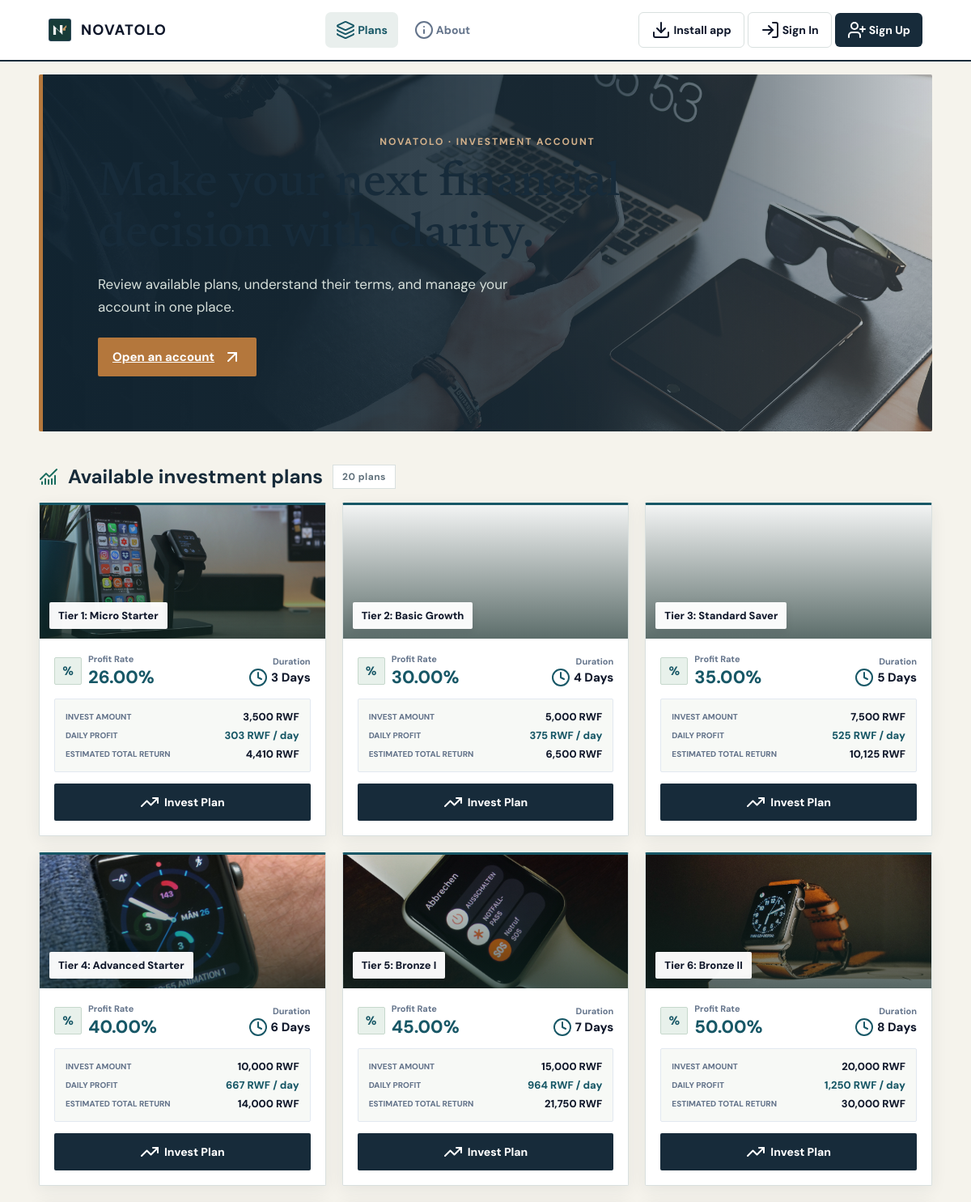
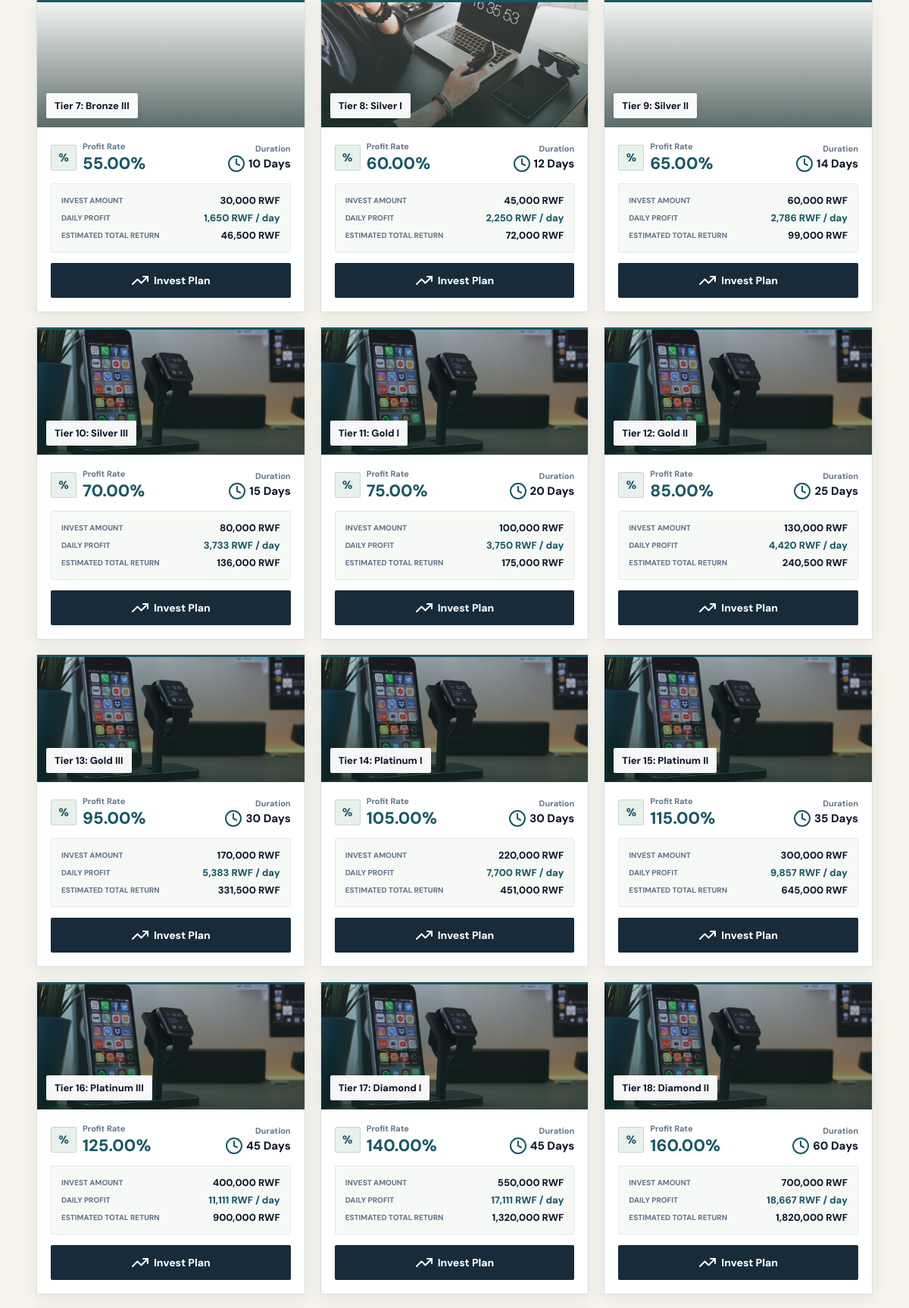
The page / (upper part) on the database its author committed (2 pictures, top to bottom).
### tables this page shows
CREATE TABLE `investment_plans` (
  `id` int(11) NOT NULL,
  `name` varchar(100) NOT NULL,
  `profit_rate` decimal(5,2) NOT NULL,
  `duration_days` int(11) NOT NULL,
  `min_amount` decimal(15,2) NOT NULL,
  `max_amount` decimal(15,2) NOT NULL
);

### index.php (the view, shortened to what this page needs)
<?php
require_once 'db.php';
$ref_code_param = $_SESSION['ref_code'] ?? '';
$ref_query = !empty($ref_code_param) ? '?ref=' . rawurlencode($ref_code_param) : '';
function money($amount): string {
    return number_format((float)$amount, 0) . ' RWF';
}
function e($value): string {
    return htmlspecialchars((string)$value, ENT_QUOTES, 'UTF-8');
}
$plan_images = [
    1 => 'florian-media-dock-2898497.jpg',
    2 => 'mahavir-shah-phone-7832257.jpg',
    3 => '16078228-iphone-5051984.jpg',
    4 => 'fredriktheteacher-apple-watch-4028102.jpg',
    5 => 'doc-wood-apple-2362149_1920.jpg',
    6 => 'stocksnap-lifestyle-2569185.jpg',
    7 => 'pexels-apple-1853259.jpg',
    8 => 'pexels-home-office-1867759.jpg',
    9 => 'pexels-laptop-1842297.jpg'
];
$plans = $pdo->query('SELECT * FROM investment_plans ORDER BY id ASC')->fetchAll();
?>
<!DOCTYPE html>
<html lang="en">
<head>
    <link rel="stylesheet" href="brand.css">
</head>
<body>
<header class="navbar">
    <a href="index.php<?= $ref_query ?>" class="brand-logo">
        <div class="logo-icon"><img src="brand-icon.svg" alt="" width="22" height="22"></div>
        <span class="brand-name">NOVATOLO</span>
    </a>
    <div class="nav-center-menu">
        <a href="index.php<?= $ref_query ?>" class="nav-link active"><i data-lucide="layers" size="13"></i> <span>Plans</span></a>
        <a href="about.php<?= $ref_query ?>" class="nav-link"><i data-lucide="info" size="13"></i> <span>About</span></a>
    </div>
    <div class="nav-right-auth">
        <button type="button" class="btn-auth-login app-install" data-install-app><i data-lucide="download" size="13"></i> Install app</button>
        <a href="login.php<?= $ref_query ?>" class="btn-auth-login"><i data-lucide="log-in" size="13"></i> Sign In</a>
        <a href="register.php<?= $ref_query ?>" class="btn-auth-signup"><i data-lucide="user-plus" size="13"></i> Sign Up</a>
    </div>
</header>
<div class="container">
    <div class="hero-banner">
        <p class="hero-kicker">NOVATOLO · INVESTMENT ACCOUNT</p>
        <h1>Make your next financial decision with clarity.</h1>
        <p>Review available plans, understand their terms, and manage your account in one place.</p>
        <a class="hero-action" href="register.php<?= $ref_query ?>">Open an account <i data-lucide="arrow-up-right" size="16"></i></a>
    </div>
    <div class="section-title">
        <i data-lucide="chart-no-axes-combined" size="18" color="#176b5d"></i>
        <span>Available investment plans</span>
        <span class="plan-count"><?= count($plans) ?> plans</span>
    </div>
    <div class="plans-grid">
        <?php
        foreach ($plans as $plan):
            $pId = (int)$plan['id'];
            $imgFile = $plan_images[$pId] ?? 'florian-media-dock-2898497.jpg';
            $planAmount = (float)$plan['min_amount'];
            $profitRate = (float)$plan['profit_rate'];
            $durationDays = (int)$plan['duration_days'];
            $totalProfit = $planAmount * ($profitRate / 100);
            $totalReturn = $planAmount + $totalProfit;
            $dailyProfit = $totalProfit / max(1, $durationDays);
        ?>
            <article class="plan">
                <div>
                    <div class="plan-top" style="background-image: url('<?= $imgFile ?>');">
                        <div class="plan-top-overlay"></div>
                        <span class="plan-pill"><?= e($plan['name']) ?></span>
                    </div>
                    <div class="plan-body">
                        <div class="rate-row">
                            <div class="rate-badge"><div class="pct-box">%</div><div><div class="rate-label">Profit Rate</div><div class="rate-val"><?= e($plan['profit_rate']) ?>%</div></div></div>
                            <div style="text-align:right"><div class="rate-label">Duration</div><div class="duration-val"><i data-lucide="clock" size="13"></i><span><?= $durationDays ?> Days</span></div></div>
                        </div>
                        <div class="limits-box">
                            <div class="limit-row"><span class="limit-label">Invest Amount</span><strong class="limit-val"><?= money($planAmount) ?></strong></div>
                            <div class="limit-row"><span class="limit-label">Daily Profit</span><strong class="limit-val green"><?= money($dailyProfit) ?> / day</strong></div>
                            <div class="limit-row"><span class="limit-label">Estimated total return</span><strong class="limit-val"><?= money($totalReturn) ?></strong></div>
                        </div>
                        <button class="btn-invest" onclick="promptLogin()"><i data-lucide="trending-up" size="14"></i> Invest Plan</button>
                    </div>
                </div>
            </article>
        <?php endforeach; ?>
    </div>
</div>
</body>
</html>

### rows shown on the page
investment_plans: name "Tier 1: Micro Starter", profit_rate "26.00", duration_days "3", min_amount "3,500 RWF", money($dailyProfit) "303 RWF", money($totalReturn) "4,410 RWF"
investment_plans: name "Tier 2: Basic Growth", profit_rate "30.00", duration_days "4", min_amount "5,000 RWF", money($dailyProfit) "375 RWF", money($totalReturn) "6,500 RWF"
investment_plans: name "Tier 3: Standard Saver", profit_rate "35.00", duration_days "5", min_amount "7,500 RWF", money($dailyProfit) "525 RWF", money($totalReturn) "10,125 RWF"
investment_plans: shows a picture, name "Tier 4: Advanced Starter", profit_rate "40.00", duration_days "6", min_amount "10,000 RWF", money($dailyProfit) "667 RWF", money($totalReturn) "14,000 RWF"
investment_plans: shows a picture, name "Tier 5: Bronze I", profit_rate "45.00", duration_days "7", min_amount "15,000 RWF", money($dailyProfit) "964 RWF", money($totalReturn) "21,750 RWF"
investment_plans: shows a picture, name "Tier 6: Bronze II", profit_rate "50.00", duration_days "8", min_amount "20,000 RWF", money($dailyProfit) "1,250 RWF", money($totalReturn) "30,000 RWF"
investment_plans: name "Tier 7: Bronze III", profit_rate "55.00", duration_days "10", min_amount "30,000 RWF", money($dailyProfit) "1,650 RWF", money($totalReturn) "46,500 RWF"
investment_plans: shows a picture, name "Tier 8: Silver I", profit_rate "60.00", duration_days "12", min_amount "45,000 RWF", money($dailyProfit) "2,250 RWF", money($totalReturn) "72,000 RWF"
investment_plans: name "Tier 9: Silver II", profit_rate "65.00", duration_days "14", min_amount "60,000 RWF", money($dailyProfit) "2,786 RWF", money($totalReturn) "99,000 RWF"
investment_plans: name "Tier 10: Silver III", profit_rate "70.00", duration_days "15", min_amount "80,000 RWF", money($dailyProfit) "3,733 RWF", money($totalReturn) "136,000 RWF"
investment_plans: name "Tier 11: Gold I", profit_rate "75.00", duration_days "20", min_amount "100,000 RWF", money($dailyProfit) "3,750 RWF", money($totalReturn) "175,000 RWF"
investment_plans: name "Tier 12: Gold II", profit_rate "85.00", duration_days "25", min_amount "130,000 RWF", money($dailyProfit) "4,420 RWF", money($totalReturn) "240,500 RWF"
investment_plans: name "Tier 13: Gold III", profit_rate "95.00", duration_days "30", min_amount "170,000 RWF", money($dailyProfit) "5,383 RWF", money($totalReturn) "331,500 RWF"
investment_plans: name "Tier 14: Platinum I", profit_rate "105.00", duration_days "30", min_amount "220,000 RWF", money($dailyProfit) "7,700 RWF", money($totalReturn) "451,000 RWF"
investment_plans: name "Tier 15: Platinum II", profit_rate "115.00", duration_days "35", min_amount "300,000 RWF", money($dailyProfit) "9,857 RWF", money($totalReturn) "645,000 RWF"
investment_plans: name "Tier 16: Platinum III", profit_rate "125.00", duration_days "45", min_amount "400,000 RWF", money($dailyProfit) "11,111 RWF", money($totalReturn) "900,000 RWF"
investment_plans: name "Tier 17: Diamond I", profit_rate "140.00", duration_days "45", min_amount "550,000 RWF", money($dailyProfit) "17,111 RWF", money($totalReturn) "1,320,000 RWF"
investment_plans: name "Tier 18: Diamond II", profit_rate "160.00", duration_days "60", min_amount "700,000 RWF", money($dailyProfit) "18,667 RWF", money($totalReturn) "1,820,000 RWF"

### other values the page prints
count($plans) "20"
